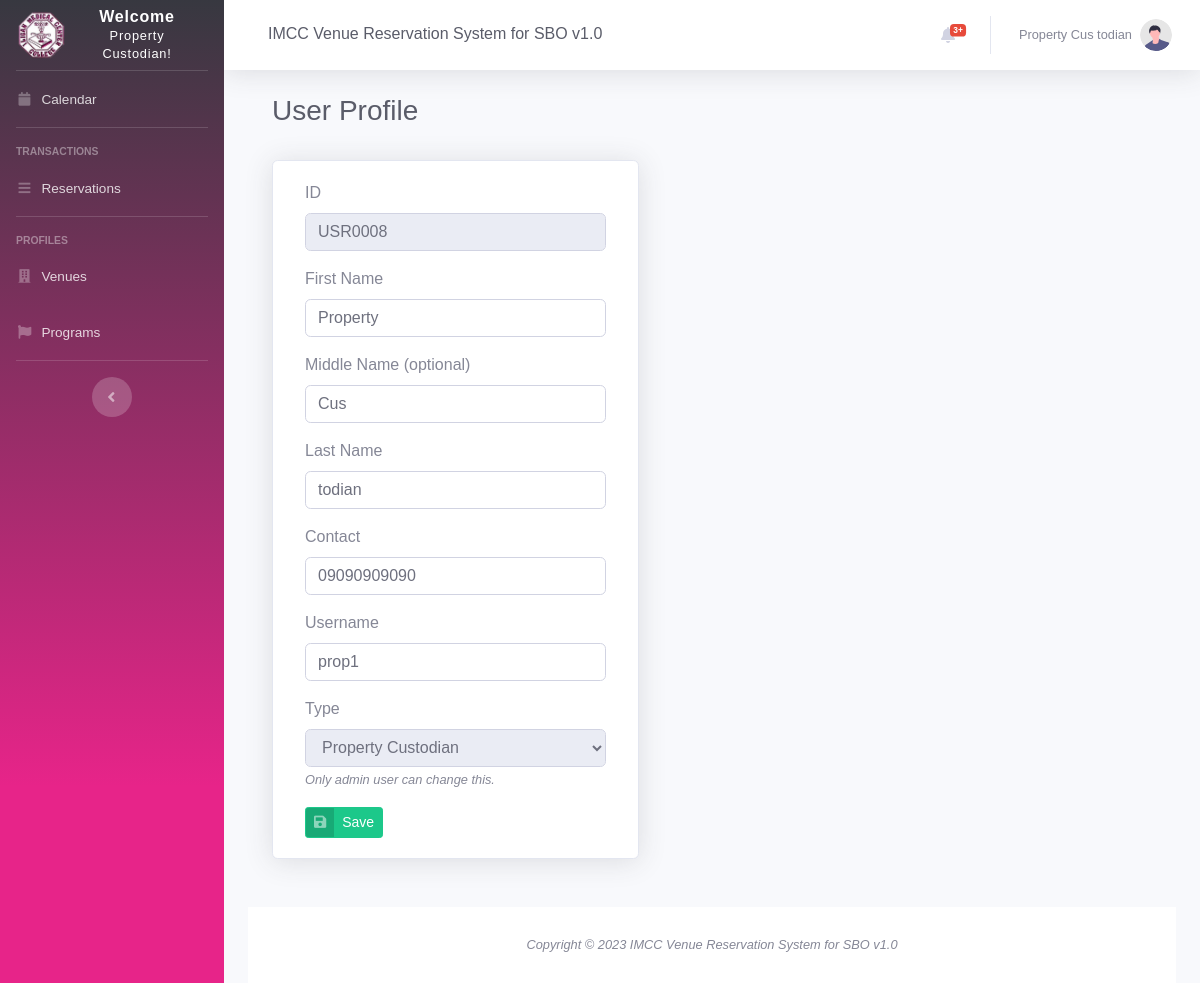
Page /user_profile.php (signed in) on the earlier database version.
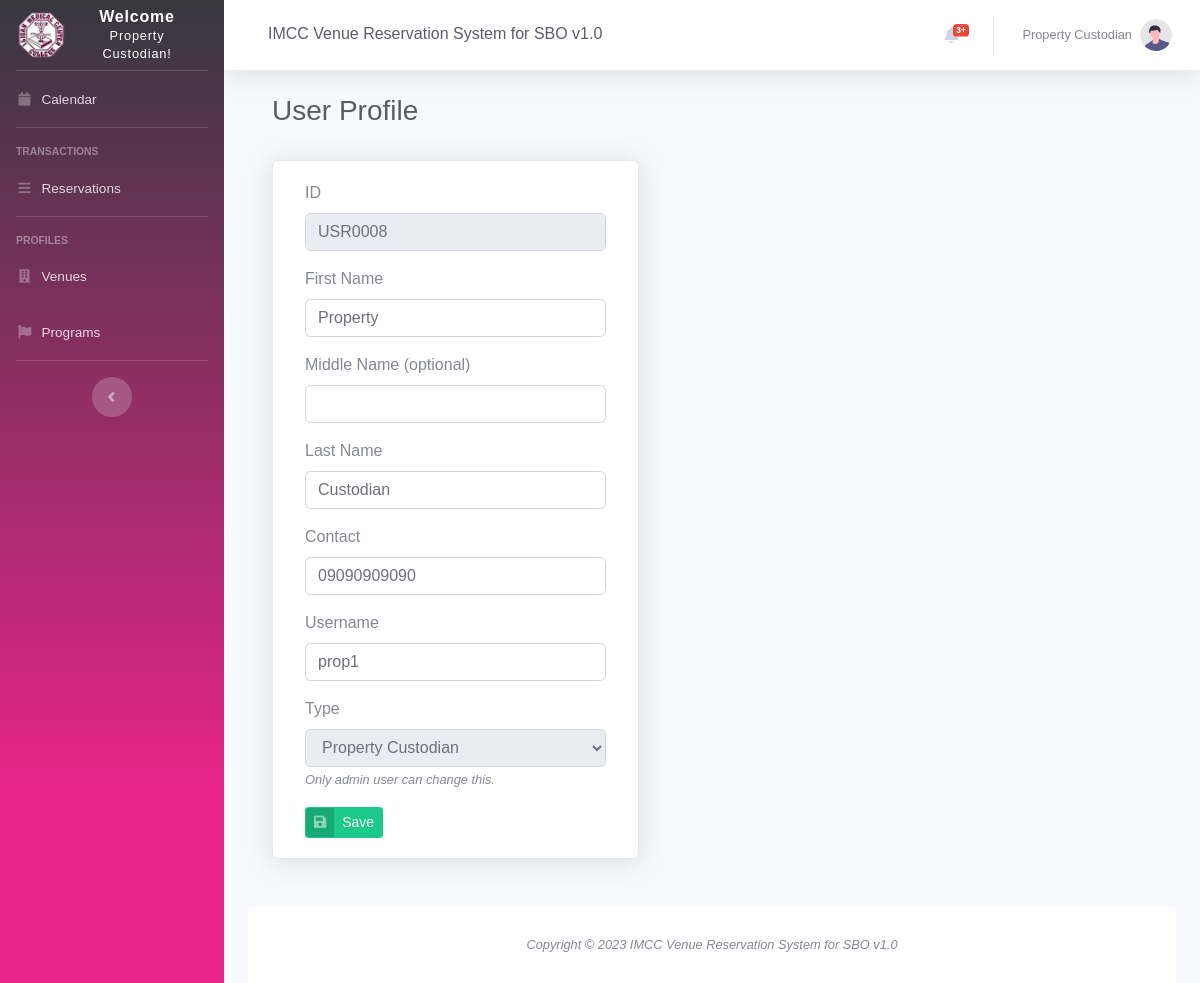
Same page on the later database version.
### tables this page shows
CREATE TABLE `users` (
  `id` int(11) NOT NULL,
  `userID` varchar(25) NOT NULL,
  `first_name` varchar(255) NOT NULL,
  `middle_name` varchar(255) DEFAULT NULL,
  `last_name` varchar(255) DEFAULT NULL,
  `contact` varchar(15) DEFAULT NULL,
  `username` varchar(255) NOT NULL,
  `password` varchar(255) NOT NULL,
  `change_pass` tinyint(1) NOT NULL DEFAULT 0,
  `position` varchar(50) NOT NULL,
  `programID` int(11) DEFAULT NULL,
  `dateAdded` datetime NOT NULL DEFAULT current_timestamp(),
  `dateUpdated` datetime DEFAULT NULL
);

### user_profile.php (the view, shortened to what the changed rows need)
<?php
include 'settings/system.php';
include 'settings/header.php';
include "settings/sidebar.php";
include 'settings/topbar.php';
?>
<div class="container-fluid">
    <div class="d-sm-flex align-items-center justify-content-between mb-4">
        <div class="container-fluid">
            <div class="d-sm-flex align-items-center justify-content-between mb-4">
                <h1 class="h3 mb-2 text-gray-800"> User Profile</h1>
            </div>
            <div class="card shadow mb-4 col-xl-5 col-md-6">
                <div class="card-body">
                    <?php
                    if (!$_SESSION['userID'] or empty($_SESSION['userID'])) {
                        header('location: calendar.php');
                    } else {
                        $id = $_SESSION['userID'];
                        $get_user = $db->query("SELECT * FROM `users` WHERE userID = '$id' ");
                        $result_user = $get_user->fetchAll(PDO::FETCH_OBJ);
                        foreach ($result_user as $obj) {
                            $e_userID = $obj->userID;
                            $e_fname = $obj->first_name;
                            $e_mname = $obj->middle_name;
                            $e_lname = $obj->last_name;
                            $e_contact = $obj->contact;
                            $e_user = $obj->username;
                            $e_position = $obj->position;
                        }
                    }
                    ?>
                    <div class="table-responsive">
                        <form role="form" method="post">
                            <div class="form-group">
                                <label>ID</label>
                                <input class="form-control" type="text" name="userID" value="<?= $e_userID ?>" readonly>
                            </div>
                            <div class="form-group">
                                <label>First Name</label>
                                <input class="form-control" type="text" name="fname" value="<?= $e_fname ?>" required>
                            </div>
                            <div class="form-group">
                                <label>Middle Name (optional)</label>
                                <input class="form-control" type="text" name="mname" value="<?= $e_mname ?>">
                            </div>
                            <div class="form-group">
                                <label>Last Name</label>
                                <input class="form-control" type="text" name="lname" value="<?= $e_lname ?>">
                            </div>
                            <div class="form-group">
                                <label>Contact</label>
                                <input class="form-control" type="text" name="contact" value="<?= $e_contact ?>" required>
                            </div>
                            <div class="form-group">
                                <label>Username</label>
                                <input class="form-control" type="text" name="uname" minlength="5" value="<?= $e_user ?>">
                            </div>
                            <div class="form-group">
                                <label>Type</label>
                                <select class="form-control" name="type" id="type" disabled>
                                    <option value="PTC" <?php if ($e_position == "PTC") {
                                                            echo 'selected';
                                                        } ?>>Property Custodian</option>
                                </select>
                                <small><i>Only admin user can change this.<i></small>
                            </div>
                        </form>
                    </div>
                </div>
            </div>
        </div>
    </div>
    <?php include 'settings/footer.php'; ?>

### settings/topbar.php (shortened to what the changed rows need)
<div id="content-wrapper" class="d-flex flex-column">
    <div id="content">
        <nav class="navbar navbar-expand navbar-light bg-white topbar mb-4 static-top shadow">
            <ul class="navbar-nav ml-auto">
                <li class="nav-item dropdown no-arrow">
                    <a class="nav-link dropdown-toggle" href="#" id="userDropdown" role="button" data-toggle="dropdown" aria-haspopup="true" aria-expanded="false">
                        <span class="mr-2 d-none d-lg-inline text-gray-600 small"><?= $_SESSION['name']; ?></span>
                        <img class="img-profile rounded-circle" src="img/undraw_profile.svg">
                    </a>
                </li>
            </ul>
        </nav>

Differences in the rows shown:
changed users "USR0008": lname "todian" → "Custodian"; mname "Cus" → (not shown)
Other differences:
$_SESSION['name']: "Property Cus todian" → "Property Custodian"
